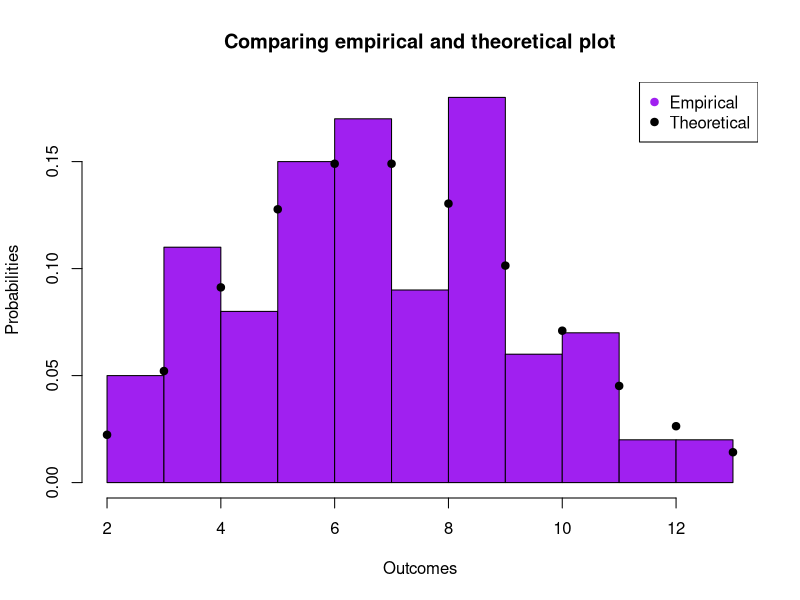
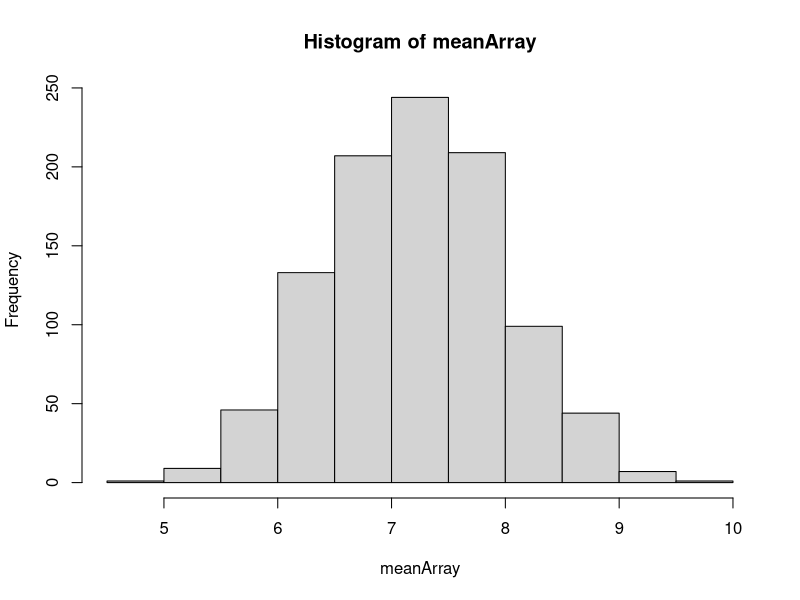
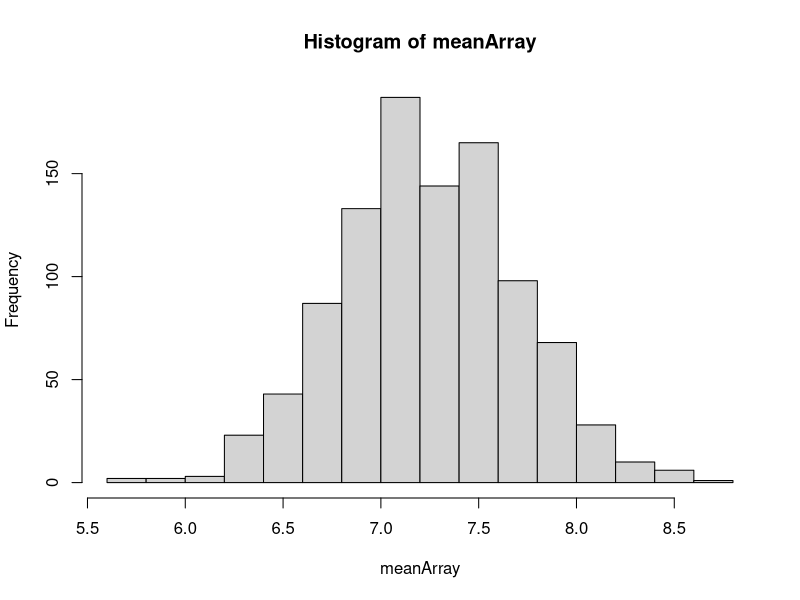
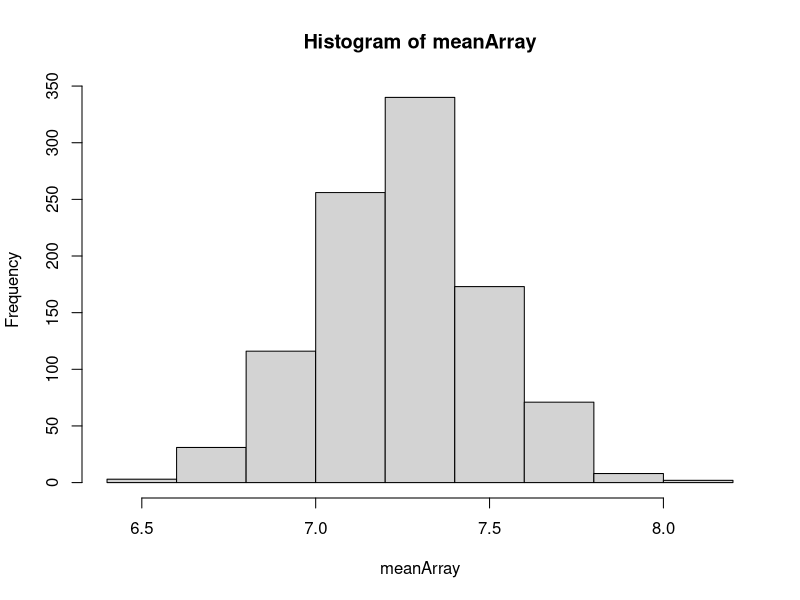

Write R code to recreate these figures, in order.
#Central Limit Theorem

#a) 
#Poisson Distribution


poisson7 <- rpois(100, lambda = 7) # Mean = Var = 7. Standard dev is sqrt(7) = 2.646 3.d.p
range(poisson7)

#Theoretical 
tpoi7 <- dpois(0:30, lambda = 7) #theoretical object for poi7

#Empirical 
mean(poisson7)
var(poisson7)
sqrt(var(poisson7))

hist(poisson7, freq = FALSE, col = "purple", main = "Comparing empirical and theoretical plot", xlab = "Outcomes", ylab = "Probabilities")
points(0:30, tpoi7, pch = 19)
legend("topright", c("Empirical", "Theoretical"),pch = c(19,19), col = c("purple","black"))



#b)
#empPoi7 <- sample(poisson7, size = 10000, replace = TRUE)
#empPoi7Results <- data.frame(empPoi7)
#View(empPoi7Results)

#mean(empPoi7)
#var(empPoi7)
#sqrt(empPoi7)


#sample 
m <- 1000
#size of sample
n <- 10
#now i take my sample of 10, find the mean and do this 1000 times

meanArray <- array(0, dim = m)
for (i in 1:m){
  b <- sample(poisson7, size = n, replace = TRUE)
  meanArray[i] <- mean(b)
  
}

hist(meanArray)


#c 
#repeat b but with n =30
n <- 30
meanArray <- array(0, dim = m)
for (i in 1:m){
  b <- sample(poisson7, size = n, replace = TRUE)
  meanArray[i] <- mean(b)
  
}
hist(meanArray)




#d
#repeat b but with n = 100
n <- 100
meanArray <- array(0, dim = m)
for (i in 1:m){
  b <- sample(poisson7, size = n, replace = TRUE)
  meanArray[i] <- mean(b)
  
}
hist(meanArray)
